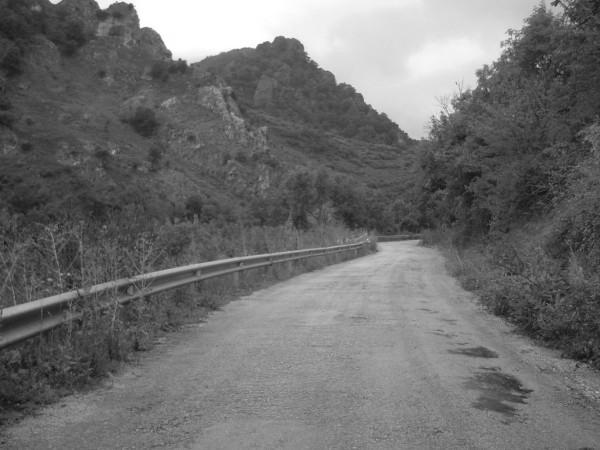
%> input picture P1/imagenes/imagen_gris.jpg, 600 x 450 px
$ octave ejercicio6.m   (GNU Octave 9; MATLAB toolbox functions it lacks are replaced by stand-ins)
%> lines starting %> are read from the running program, lines starting %| are printed output that depends on the picture; in (x1, y1, x2, y2) boxes, pixels count from 0 and x2, y2 are one past the last pixel; in counts of white or black regions, pixels touching at a corner belong together; the program's own positions count from 1
### P1/seleccionDeNivel.m
function [ima_selec,mk] = seleccionDeNivel(ima,nivel_inf,nivel_sup)

ima_selec = zeros(size(ima),'uint8');
mk = false(size(ima));
mk((ima < nivel_sup) & (ima >= nivel_inf)) = 1;
ima_selec(mk) = ima(mk);


return;

### P1/ecualiza_nivel.m
function ima_eq = ecualiza_nivel(ima)
    [counts, bins] = imhist(ima);
    hist = counts(2:255);
    cdf = cumsum(hist)/sum(hist);
    cdf = cat(1, 0, cdf);
    ima_eq  = cdf(ima+1);

    m = min(ima_eq(:));
    M = max(ima_eq(:));

    ima_eq = (ima_eq - m)*(255)/(M-m);
    ima_eq = uint8(ima_eq);
return;

### DibujaComparativaEcualizada.m
function DibujaComparativaEcualizada(ima,ima_eq,nombre)
% esta funci髇 no debe alterarla
E    = sum(double(ima(:)).^2);
E_eq = sum(double(ima_eq(:)).^2);

subplot(221),imshow(ima),   title(['Imagen ', nombre, sprintf(' E: %g',E)])
subplot(222),imshow(ima_eq),title(['Imagen eq. ', nombre, sprintf(' E: %g',E_eq)])
subplot(223),imhist(ima),   title(['Histograma imagen ', nombre, sprintf(' E: %g',E)])
subplot(224),imhist(ima_eq),title(['Histograma imagen eq. ', nombre, sprintf(' E: %g',E_eq)])

return

### P1/ejercicio6.m
%% ej 6: Coloreando una imagen en escala de grises::plantilla
% mev @ vpu 09/2015
clear all
close all
clc
%% cargar el path de im醙enes
addpath('./imagenes/')
%% read image
ima = imread('imagen_gris.jpg');
%> ima is the input picture: size 450x600 uint8; min 15, max 255, mean 110.6
E = sum(double(ima(:)).^2);
%> E = 4030619442
subplot(121),imshow(ima),title(sprintf('Imagen original, E = %g',E))
subplot(122),imhist(ima),title(sprintf('Histograma Imagen original'))
%% ej 2 a: Selecci髇 de niveles por m醩cara binaria
%keyboard; % borre este comando cuando haya completado este apartado
          %(teclee dbquit en el command window para terminar la depuraci髇)
% seleci髇 de niveles (susitituya las valores a -1 por los valores adecuados)
nivel_inf = 0; nivel_sup = 115;
[ima_vegetacion,mk_vegetacion] = seleccionDeNivel(ima,nivel_inf,nivel_sup);
%> in seleccionDeNivel, `mk((ima < nivel_sup) & (ima >= nivel_inf)) = 1;`:
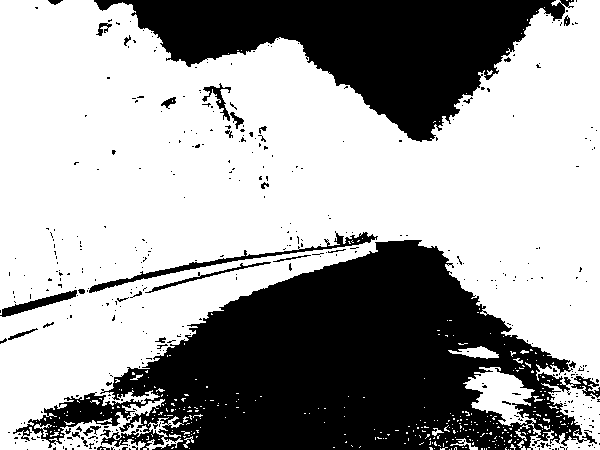
%> mk: size 450x600 logical; 63.4% white; 396 black regions (363 under 20 px), largest, box (x1, y1, x2, y2) and area: (13, 240, 600, 450) 63571, (94, 0, 574, 142) 30164, (89, 231, 378, 293) 1413
nivel_inf = 115; nivel_sup = 190;
[ima_asfalto,mk_asfalto]       = seleccionDeNivel(ima,nivel_inf,nivel_sup);
%> in seleccionDeNivel (call 2), `mk((ima < nivel_sup) & (ima >= nivel_inf)) = 1;`: mk: size 450x600 logical; 26.2% white; 409 white regions (373 under 20 px), largest, box (x1, y1, x2, y2) and area: (13, 240, 600, 450) 63476, (364, 0, 574, 142) 1653, (89, 231, 378, 293) 1411
nivel_inf = 190; nivel_sup = 256;
[ima_cielo,mk_cielo]           = seleccionDeNivel(ima,nivel_inf,nivel_sup);
%> in seleccionDeNivel (call 3), `mk((ima < nivel_sup) & (ima >= nivel_inf)) = 1;`: mk: size 450x600 logical; 10.4% white; 30 white regions (27 under 20 px), largest, box (x1, y1, x2, y2) and area: (95, 0, 541, 140) 27816, (354, 262, 371, 267) 51, (50, 0, 61, 4) 29
% representaci髇
figure('Name','Selecci髇 de niveles')
subplot(231),imshow(ima_vegetacion),title(sprintf(' Imagen Vegetaci髇'))
subplot(232),imshow(ima_asfalto),title(sprintf(' Imagen Asfalto'))
subplot(233),imshow(ima_cielo),title(sprintf(' Imagen Cielo'))
subplot(234),imhist(ima_vegetacion),title(sprintf('Histograma Imagen Vegetaci髇'))
subplot(235),imhist(ima_asfalto),title(sprintf('Histograma Imagen Asfalto'))
subplot(236),imhist(ima_cielo),title(sprintf('Histograma Imagen Cielo'))
%> after `title(sprintf('Histograma Imagen Cielo'))`:
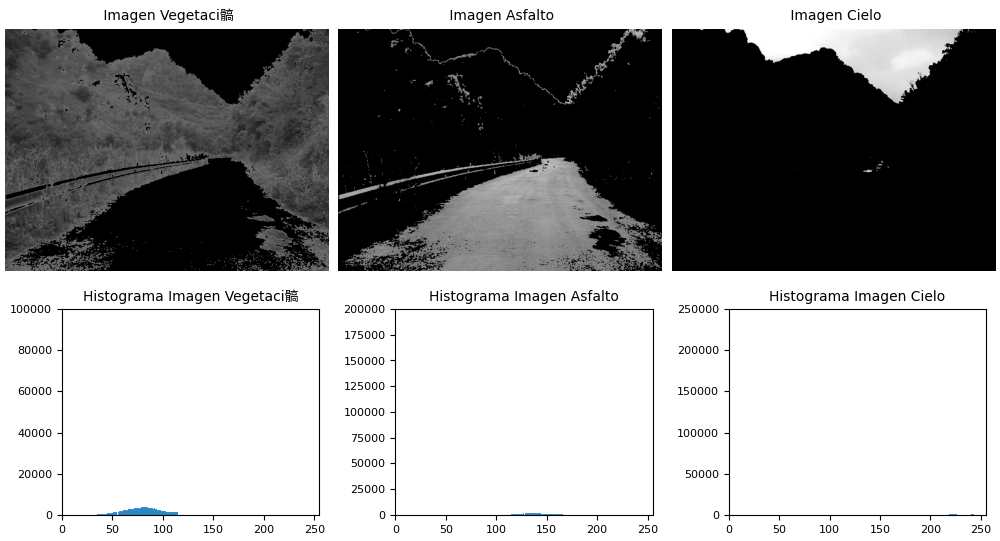
%> figure redrawn from the program's plot data, 6 panels
%% ej 2 b:ecualizando el histograma de cada nivel
%keyboard; % borre este comando cuando haya completado este apartado
          %(puede teclear dbquit en el command window para terminar la depuraci髇)
% ecualizaci髇 de niveles
ima_vegetacion_eq = ecualiza_nivel(ima_vegetacion);
%> in ecualiza_nivel, `[counts, bins] = imhist(ima);`: counts = 256 values, max 98803 at index 1, min 0 at index 2, mean 1054.7; bins = 256 values from 0 to 255
%> in ecualiza_nivel, `hist = counts(2:255);`: hist = 254 values, max 3793 at index 81, min 0 at index 1, mean 674
%> in ecualiza_nivel, `cdf = cumsum(hist)/sum(hist);`: cdf = 254 values from 0 to 1
%> in ecualiza_nivel, `cdf = cat(1, 0, cdf);`: cdf = 255 values from 0 to 1
%> in ecualiza_nivel, `m = min(ima_eq(:));`: m = 0
%> in ecualiza_nivel, `M = max(ima_eq(:));`: M = 1
ima_asfalto_eq    = ecualiza_nivel(ima_asfalto);
%> in ecualiza_nivel (call 2), `[counts, bins] = imhist(ima);`: counts = 256 values, max 199180 at index 1, min 0 at index 2, mean 1054.7
%> in ecualiza_nivel (call 2), `hist = counts(2:255);`: hist = 254 values, max 1674 at index 140, min 0 at index 1, mean 278.8
%> in ecualiza_nivel (call 2), `cdf = cumsum(hist)/sum(hist);`: cdf = 254 values from 0 to 1
%> in ecualiza_nivel (call 2), `cdf = cat(1, 0, cdf);`: cdf = 255 values from 0 to 1
%> in ecualiza_nivel (call 2), `ima_eq  = cdf(ima+1);`:
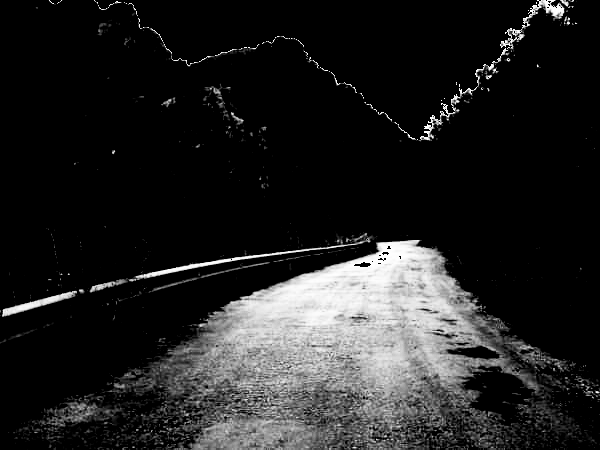
%> ima_eq: size 450x600 double; min 0, max 1, mean 0.134
ima_cielo_eq      = ecualiza_nivel(ima_cielo);
%> in ecualiza_nivel (call 3), `[counts, bins] = imhist(ima);`: counts = 256 values, max 242017 at index 1, min 0 at index 2, mean 1054.7
%> in ecualiza_nivel (call 3), `hist = counts(2:255);`: hist = 254 values, max 1484 at index 221, min 0 at index 1, mean 89.93
%> in ecualiza_nivel (call 3), `cdf = cumsum(hist)/sum(hist);`: cdf = 254 values from 0 to 1
%> in ecualiza_nivel (call 3), `cdf = cat(1, 0, cdf);`: cdf = 255 values from 0 to 1
%> in ecualiza_nivel (call 3), `ima_eq  = cdf(ima+1);`:
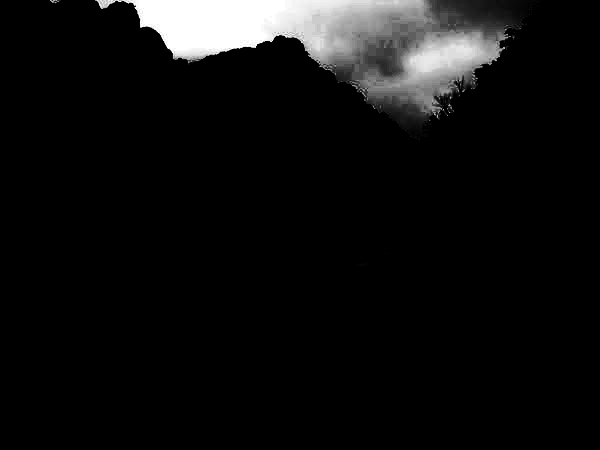
%> ima_eq: size 450x600 double; min 0, max 1, mean 0.0625
% representaci髇
figure('Name','Vegetaci髇 ecualizada')
DibujaComparativaEcualizada(ima_vegetacion,ima_vegetacion_eq,'vegetaci髇');
%> in DibujaComparativaEcualizada, `E    = sum(double(ima(:)).^2);`: E = 1111458202
%> in DibujaComparativaEcualizada, `E_eq = sum(double(ima_eq(:)).^2);`: E_eq = 3802150846
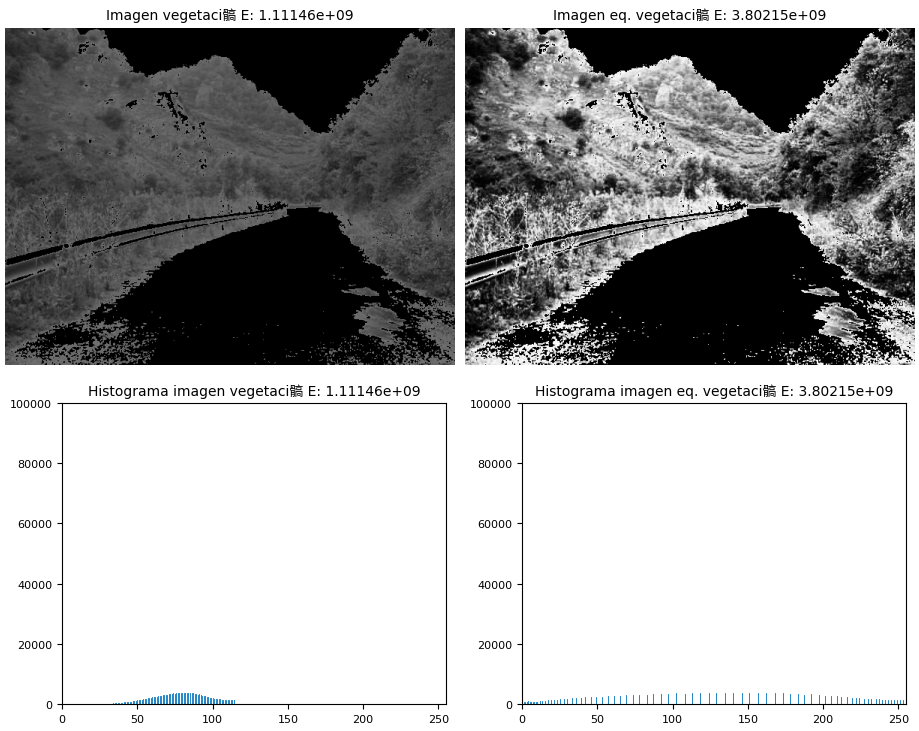
%> figure redrawn from the program's plot data, 4 panels
figure('Name','Asfalto ecualizado')
DibujaComparativaEcualizada(ima_asfalto,ima_asfalto_eq,'asfalto');
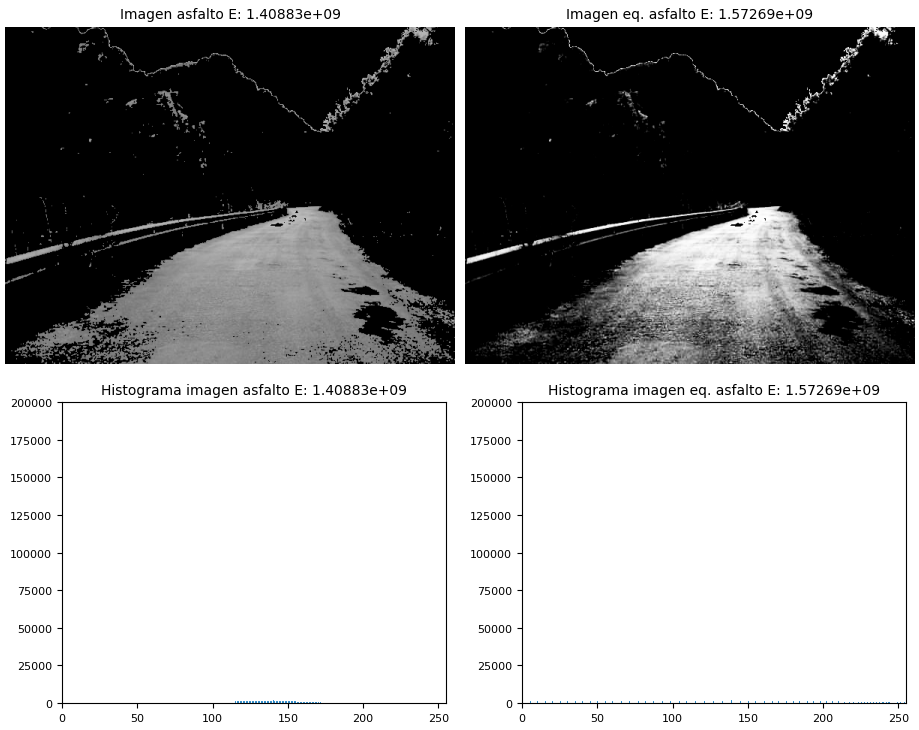
%> figure redrawn from the program's plot data, 4 panels
figure('Name','Cielo ecualizado')
DibujaComparativaEcualizada(ima_cielo,ima_cielo_eq,'cielo');
%% ej 2 c:especificicaci髇 del histograma de cada nivel
%keyboard; % borre este comando cuando haya completado este apartado
          %(puede teclear dbquit en el command window para terminar la depuraci髇)
% leer im醙enes plantilla (patr髇 o pattern)
patt_vegetacion = imread('vegetacion_3.jpg');% sustituya la imagen patr髇 si lo desea.
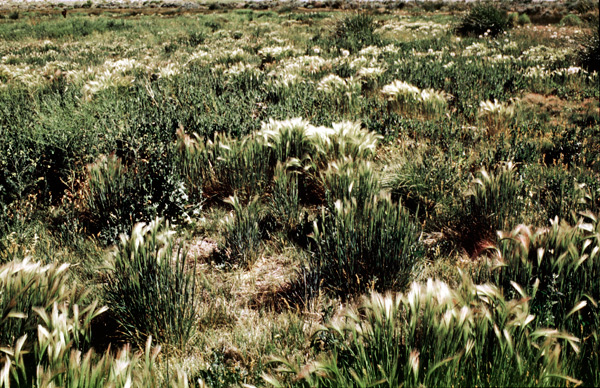
%> input picture P1/imagenes/vegetacion_3.jpg, 600 x 388 px
%> patt_vegetacion is the input picture: size 388x600x3 uint8; mean R, G, B 99.1, 96.7, 66.4
%> (the run ends here)
